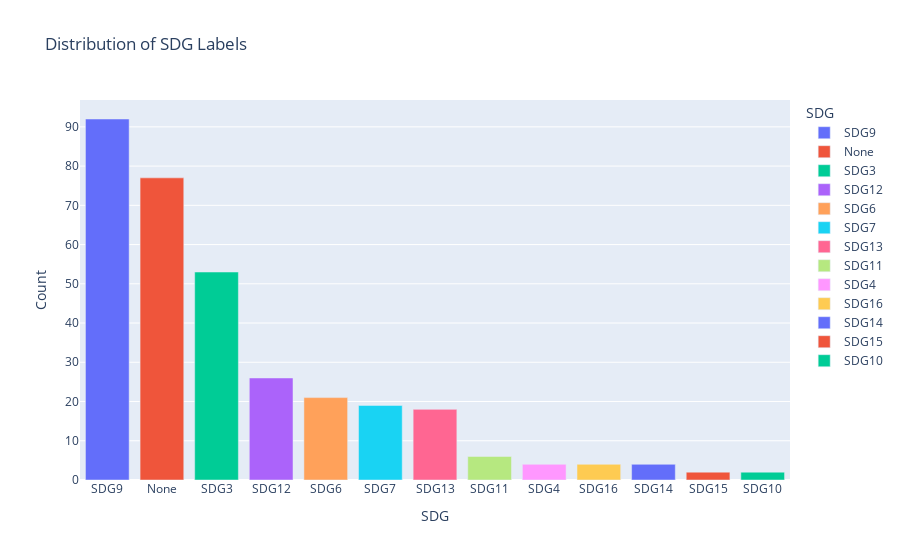
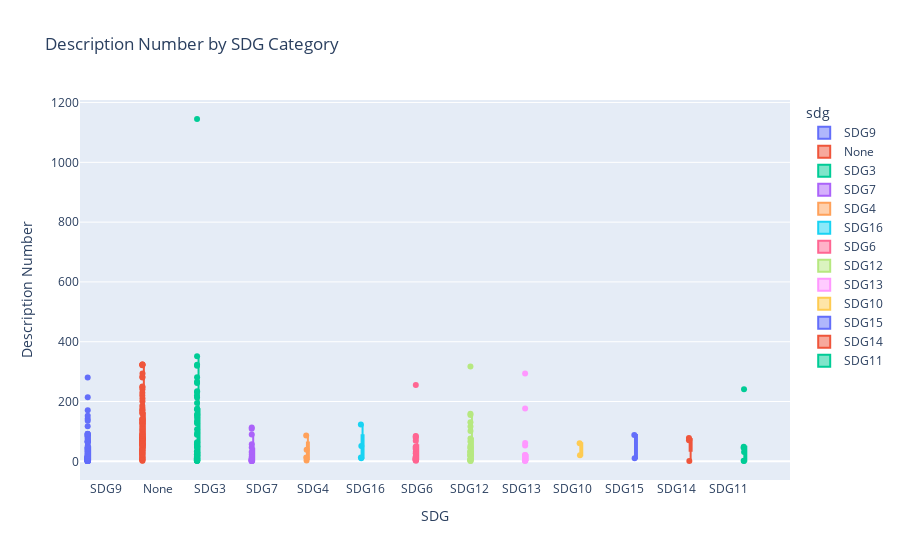
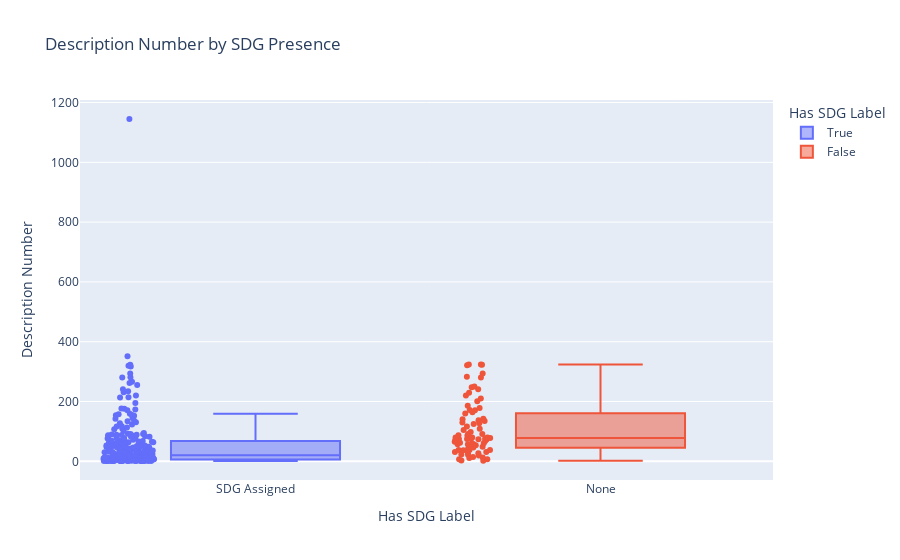

Here is the notebook cell these charts were saved with, in order:
### Code cell
import json
import pandas as pd
import plotly.express as px
import plotly.graph_objects as go
from scipy.stats import mannwhitneyu

def tesetset_distribution(testset_path):
    """
    Interactive distribution plot of SDG labels and boxplot of description_number using Plotly.

    Args:
        testset_path (str): Path to the testset file (JSONL format).
    """
    # --- Load data ---
    with open(testset_path, "r", encoding="utf-8") as f:
        data = [json.loads(line) for line in f]

    df = pd.DataFrame(data)

    # --- Plot 1: Interactive Bar Chart of SDG Labels ---
    df_sdg_counts = df["sdg"].value_counts().reset_index()
    df_sdg_counts.columns = ["sdg", "count"]

    fig_bar = px.bar(
        df_sdg_counts,
        x="sdg", y="count",
        title="Distribution of SDG Labels",
        labels={"sdg": "SDG", "count": "Count"},
        color="sdg"
    )
    fig_bar.show()

    # --- Plot 2: Interactive Boxplot of description_number by SDG ---
    fig_box = px.box(
        df[df["sdg"] != "Error"],
        x="sdg",
        y="description_number",
        title="Description Number by SDG Category",
        points="all",
        color="sdg"
    )
    fig_box.update_layout(
        xaxis_title="SDG",
        yaxis_title="Description Number",
        boxmode="group"
    )
    fig_box.show()

    # --- Test statistique: SDG vs None (Mann-Whitney) ---
    df["has_sdg"] = df["sdg"] != "None"
    group1 = df[df["has_sdg"] == False]["description_number"]
    group2 = df[df["has_sdg"] == True]["description_number"]

    stat, p = mannwhitneyu(group1, group2, alternative='two-sided')
    print(f"\nMann-Whitney U Test p-value: {p:.4f}")
    if p < 0.05:
        print("Significant difference in description_number between 'None' and SDG-assigned.")
    else:
        print("No significant difference in description_number between 'None' and SDG-assigned.")

    # --- Plot 3: Interactive Binary Boxplot ---
    fig_binary = px.box(
        df,
        x="has_sdg",
        y="description_number",
        color="has_sdg",
        title="Description Number by SDG Presence",
        points="all",
        labels={"has_sdg": "Has SDG Label", "description_number": "Description Number"}
    )
    fig_binary.update_xaxes(
        tickvals=[True, False],
        ticktext=["SDG Assigned", "None"]
    )
    fig_binary.show()


tesetset_distribution("../src/ai/testsets/testset_v3_en_labeled.jsonl")

### Figure 1 — Plotly figure (JSON) as saved in the notebook; plotly's stock layout.template omitted (floating-point values rounded to 4 significant figures)
{"data": [{"hovertemplate": "SDG=%{x}<br>Count=%{y}<extra></extra>", "legendgroup": "SDG9", "marker": {"color": "#636efa", "pattern": {"shape": ""}}, "name": "SDG9", "orientation": "v", "showlegend": true, "textposition": "auto", "type": "bar", "x": ["SDG9"], "xaxis": "x", "y": [92], "yaxis": "y"}, {"hovertemplate": "SDG=%{x}<br>Count=%{y}<extra></extra>", "legendgroup": "None", "marker": {"color": "#EF553B", "pattern": {"shape": ""}}, "name": "None", "orientation": "v", "showlegend": true, "textposition": "auto", "type": "bar", "x": ["None"], "xaxis": "x", "y": [77], "yaxis": "y"}, {"hovertemplate": "SDG=%{x}<br>Count=%{y}<extra></extra>", "legendgroup": "SDG3", "marker": {"color": "#00cc96", "pattern": {"shape": ""}}, "name": "SDG3", "orientation": "v", "showlegend": true, "textposition": "auto", "type": "bar", "x": ["SDG3"], "xaxis": "x", "y": [53], "yaxis": "y"}, {"hovertemplate": "SDG=%{x}<br>Count=%{y}<extra></extra>", "legendgroup": "SDG12", "marker": {"color": "#ab63fa", "pattern": {"shape": ""}}, "name": "SDG12", "orientation": "v", "showlegend": true, "textposition": "auto", "type": "bar", "x": ["SDG12"], "xaxis": "x", "y": [26], "yaxis": "y"}, {"hovertemplate": "SDG=%{x}<br>Count=%{y}<extra></extra>", "legendgroup": "SDG6", "marker": {"color": "#FFA15A", "pattern": {"shape": ""}}, "name": "SDG6", "orientation": "v", "showlegend": true, "textposition": "auto", "type": "bar", "x": ["SDG6"], "xaxis": "x", "y": [21], "yaxis": "y"}, {"hovertemplate": "SDG=%{x}<br>Count=%{y}<extra></extra>", "legendgroup": "SDG7", "marker": {"color": "#19d3f3", "pattern": {"shape": ""}}, "name": "SDG7", "orientation": "v", "showlegend": true, "textposition": "auto", "type": "bar", "x": ["SDG7"], "xaxis": "x", "y": [19], "yaxis": "y"}, {"hovertemplate": "SDG=%{x}<br>Count=%{y}<extra></extra>", "legendgroup": "SDG13", "marker": {"color": "#FF6692", "pattern": {"shape": ""}}, "name": "SDG13", "orientation": "v", "showlegend": true, "textposition": "auto", "type": "bar", "x": ["SDG13"], "xaxis": "x", "y": [18], "yaxis": "y"}, {"hovertemplate": "SDG=%{x}<br>Count=%{y}<extra></extra>", "legendgroup": "SDG11", "marker": {"color": "#B6E880", "pattern": {"shape": ""}}, "name": "SDG11", "orientation": "v", "showlegend": true, "textposition": "auto", "type": "bar", "x": ["SDG11"], "xaxis": "x", "y": [6], "yaxis": "y"}, {"hovertemplate": "SDG=%{x}<br>Count=%{y}<extra></extra>", "legendgroup": "SDG4", "marker": {"color": "#FF97FF", "pattern": {"shape": ""}}, "name": "SDG4", "orientation": "v", "showlegend": true, "textposition": "auto", "type": "bar", "x": ["SDG4"], "xaxis": "x", "y": [4], "yaxis": "y"}, {"hovertemplate": "SDG=%{x}<br>Count=%{y}<extra></extra>", "legendgroup": "SDG16", "marker": {"color": "#FECB52", "pattern": {"shape": ""}}, "name": "SDG16", "orientation": "v", "showlegend": true, "textposition": "auto", "type": "bar", "x": ["SDG16"], "xaxis": "x", "y": [4], "yaxis": "y"}, {"hovertemplate": "SDG=%{x}<br>Count=%{y}<extra></extra>", "legendgroup": "SDG14", "marker": {"color": "#636efa", "pattern": {"shape": ""}}, "name": "SDG14", "orientation": "v", "showlegend": true, "textposition": "auto", "type": "bar", "x": ["SDG14"], "xaxis": "x", "y": [4], "yaxis": "y"}, {"hovertemplate": "SDG=%{x}<br>Count=%{y}<extra></extra>", "legendgroup": "SDG15", "marker": {"color": "#EF553B", "pattern": {"shape": ""}}, "name": "SDG15", "orientation": "v", "showlegend": true, "textposition": "auto", "type": "bar", "x": ["SDG15"], "xaxis": "x", "y": [2], "yaxis": "y"}, {"hovertemplate": "SDG=%{x}<br>Count=%{y}<extra></extra>", "legendgroup": "SDG10", "marker": {"color": "#00cc96", "pattern": {"shape": ""}}, "name": "SDG10", "orientation": "v", "showlegend": true, "textposition": "auto", "type": "bar", "x": ["SDG10"], "xaxis": "x", "y": [2], "yaxis": "y"}], "layout": {"barmode": "relative", "legend": {"title": {"text": "SDG"}, "tracegroupgap": 0}, "title": {"text": "Distribution of SDG Labels"}, "xaxis": {"anchor": "y", "categoryarray": ["SDG9", "None", "SDG3", "SDG12", "SDG6", "SDG7", "SDG13", "SDG11", "SDG4", "SDG16", "SDG14", "SDG15", "SDG10"], "categoryorder": "array", "domain": [0, 1], "title": {"text": "SDG"}}, "yaxis": {"anchor": "x", "domain": [0, 1], "title": {"text": "Count"}}}}

### Figure 2 — Plotly figure (JSON) as saved in the notebook; plotly's stock layout.template omitted (floating-point values rounded to 4 significant figures)
{"data": [{"alignmentgroup": "True", "boxpoints": "all", "hovertemplate": "sdg=%{x}<br>description_number=%{y}<extra></extra>", "legendgroup": "SDG9", "marker": {"color": "#636efa"}, "name": "SDG9", "notched": false, "offsetgroup": "SDG9", "orientation": "v", "showlegend": true, "type": "box", "x": ["SDG9", "SDG9", "SDG9", "SDG9", "SDG9", "SDG9", "SDG9", "SDG9", "SDG9", "SDG9", "SDG9", "SDG9", "SDG9", "SDG9", "SDG9", "SDG9", "SDG9", "SDG9", "SDG9", "SDG9", "SDG9", "SDG9", "SDG9", "SDG9", "SDG9", "SDG9", "SDG9", "SDG9", "SDG9", "SDG9", "SDG9", "SDG9", "SDG9", "SDG9", "SDG9", "SDG9", "SDG9", "SDG9", "SDG9", "SDG9", "SDG9", "SDG9", "SDG9", "SDG9", "SDG9", "SDG9", "SDG9", "SDG9", "SDG9", "SDG9", "SDG9", "SDG9", "SDG9", "SDG9", "SDG9", "SDG9", "SDG9", "SDG9", "SDG9", "SDG9", "SDG9", "SDG9", "SDG9", "SDG9", "SDG9", "SDG9", "SDG9", "SDG9", "SDG9", "SDG9", "SDG9", "SDG9", "SDG9", "SDG9", "SDG9", "SDG9", "SDG9", "SDG9", "SDG9", "SDG9", "SDG9", "SDG9", "SDG9", "SDG9", "SDG9", "SDG9", "SDG9", "SDG9", "SDG9", "SDG9", "SDG9", "SDG9"], "x0": " ", "xaxis": "x", "y": [53, 171, 11, 5, 117, 1, 7, 8, 5, 9, 12, 4, 4, 84, 4, 77, 25, 38, 82, 87, 47, 74, 34, 5, 2, 42, 91, 280, 7, 13, 24, 4, 43, 14, 6, 1, 7, 18, 92, 8, 4, 5, 14, 19, 2, 13, 89, 64, 36, 12, 9, 1, 11, 9, 136, 4, 9, 1, 4, 18, 11, 7, 8, 68, 91, 66, 2, 6, 9, 1, 9, 9, 6, 1, 47, 5, 1, 11, 17, 41, 1, 15, 7, 1, 66, 32, 8, 65, 214, 28, 142, 152], "y0": " ", "yaxis": "y"}, {"alignmentgroup": "True", "boxpoints": "all", "hovertemplate": "sdg=%{x}<br>description_number=%{y}<extra></extra>", "legendgroup": "None", "marker": {"color": "#EF553B"}, "name": "None", "notched": false, "offsetgroup": "None", "orientation": "v", "showlegend": true, "type": "box", "x": ["None", "None", "None", "None", "None", "None", "None", "None", "None", "None", "None", "None", "None", "None", "None", "None", "None", "None", "None", "None", "None", "None", "None", "None", "None", "None", "None", "None", "None", "None", "None", "None", "None", "None", "None", "None", "None", "None", "None", "None", "None", "None", "None", "None", "None", "None", "None", "None", "None", "None", "None", "None", "None", "None", "None", "None", "None", "None", "None", "None", "None", "None", "None", "None", "None", "None", "None", "None", "None", "None", "None", "None", "None", "None", "None", "None", "None"], "x0": " ", "xaxis": "x", "y": [60, 14, 105, 229, 46, 68, 250, 324, 241, 109, 75, 38, 141, 125, 280, 201, 76, 178, 323, 130, 160, 98, 57, 23, 283, 7, 19, 3, 38, 80, 62, 142, 91, 294, 75, 57, 80, 74, 80, 78, 57, 28, 65, 7, 87, 172, 60, 91, 76, 73, 220, 321, 11, 86, 22, 127, 164, 49, 135, 31, 42, 2, 171, 210, 37, 248, 55, 186, 54, 70, 27, 31, 137, 38, 324, 13, 116], "y0": " ", "yaxis": "y"}, {"alignmentgroup": "True", "boxpoints": "all", "hovertemplate": "sdg=%{x}<br>description_number=%{y}<extra></extra>", "legendgroup": "SDG3", "marker": {"color": "#00cc96"}, "name": "SDG3", "notched": false, "offsetgroup": "SDG3", "orientation": "v", "showlegend": true, "type": "box", "x": ["SDG3", "SDG3", "SDG3", "SDG3", "SDG3", "SDG3", "SDG3", "SDG3", "SDG3", "SDG3", "SDG3", "SDG3", "SDG3", "SDG3", "SDG3", "SDG3", "SDG3", "SDG3", "SDG3", "SDG3", "SDG3", "SDG3", "SDG3", "SDG3", "SDG3", "SDG3", "SDG3", "SDG3", "SDG3", "SDG3", "SDG3", "SDG3", "SDG3", "SDG3", "SDG3", "SDG3", "SDG3", "SDG3", "SDG3", "SDG3", "SDG3", "SDG3", "SDG3", "SDG3", "SDG3", "SDG3", "SDG3", "SDG3", "SDG3", "SDG3", "SDG3", "SDG3", "SDG3"], "x0": " ", "xaxis": "x", "y": [47, 10, 320, 23, 27, 21, 134, 3, 173, 157, 323, 49, 2, 176, 154, 1145, 50, 146, 231, 61, 89, 3, 30, 23, 195, 220, 266, 8, 262, 95, 127, 2, 234, 213, 6, 34, 50, 281, 30, 3, 3, 351, 4, 64, 7, 29, 107, 6, 56, 3, 15, 20, 2], "y0": " ", "yaxis": "y"}, {"alignmentgroup": "True", "boxpoints": "all", "hovertemplate": "sdg=%{x}<br>description_number=%{y}<extra></extra>", "legendgroup": "SDG7", "marker": {"color": "#ab63fa"}, "name": "SDG7", "notched": false, "offsetgroup": "SDG7", "orientation": "v", "showlegend": true, "type": "box", "x": ["SDG7", "SDG7", "SDG7", "SDG7", "SDG7", "SDG7", "SDG7", "SDG7", "SDG7", "SDG7", "SDG7", "SDG7", "SDG7", "SDG7", "SDG7", "SDG7", "SDG7", "SDG7", "SDG7"], "x0": " ", "xaxis": "x", "y": [4, 46, 113, 3, 8, 1, 90, 57, 1, 1, 1, 10, 15, 23, 31, 3, 109, 8, 6], "y0": " ", "yaxis": "y"}, {"alignmentgroup": "True", "boxpoints": "all", "hovertemplate": "sdg=%{x}<br>description_number=%{y}<extra></extra>", "legendgroup": "SDG4", "marker": {"color": "#FFA15A"}, "name": "SDG4", "notched": false, "offsetgroup": "SDG4", "orientation": "v", "showlegend": true, "type": "box", "x": ["SDG4", "SDG4", "SDG4", "SDG4"], "x0": " ", "xaxis": "x", "y": [13, 39, 3, 86], "y0": " ", "yaxis": "y"}, {"alignmentgroup": "True", "boxpoints": "all", "hovertemplate": "sdg=%{x}<br>description_number=%{y}<extra></extra>", "legendgroup": "SDG16", "marker": {"color": "#19d3f3"}, "name": "SDG16", "notched": false, "offsetgroup": "SDG16", "orientation": "v", "showlegend": true, "type": "box", "x": ["SDG16", "SDG16", "SDG16", "SDG16"], "x0": " ", "xaxis": "x", "y": [123, 51, 13, 10], "y0": " ", "yaxis": "y"}, {"alignmentgroup": "True", "boxpoints": "all", "hovertemplate": "sdg=%{x}<br>description_number=%{y}<extra></extra>", "legendgroup": "SDG6", "marker": {"color": "#FF6692"}, "name": "SDG6", "notched": false, "offsetgroup": "SDG6", "orientation": "v", "showlegend": true, "type": "box", "x": ["SDG6", "SDG6", "SDG6", "SDG6", "SDG6", "SDG6", "SDG6", "SDG6", "SDG6", "SDG6", "SDG6", "SDG6", "SDG6", "SDG6", "SDG6", "SDG6", "SDG6", "SDG6", "SDG6", "SDG6", "SDG6"], "x0": " ", "xaxis": "x", "y": [7, 2, 7, 33, 85, 255, 4, 83, 27, 9, 10, 12, 48, 79, 13, 49, 16, 4, 42, 69, 4], "y0": " ", "yaxis": "y"}, {"alignmentgroup": "True", "boxpoints": "all", "hovertemplate": "sdg=%{x}<br>description_number=%{y}<extra></extra>", "legendgroup": "SDG12", "marker": {"color": "#B6E880"}, "name": "SDG12", "notched": false, "offsetgroup": "SDG12", "orientation": "v", "showlegend": true, "type": "box", "x": ["SDG12", "SDG12", "SDG12", "SDG12", "SDG12", "SDG12", "SDG12", "SDG12", "SDG12", "SDG12", "SDG12", "SDG12", "SDG12", "SDG12", "SDG12", "SDG12", "SDG12", "SDG12", "SDG12", "SDG12", "SDG12", "SDG12", "SDG12", "SDG12", "SDG12", "SDG12"], "x0": " ", "xaxis": "x", "y": [4, 1, 317, 4, 44, 18, 51, 32, 20, 34, 25, 131, 159, 21, 2, 9, 76, 46, 101, 5, 116, 66, 155, 19, 5, 31], "y0": " ", "yaxis": "y"}, {"alignmentgroup": "True", "boxpoints": "all", "hovertemplate": "sdg=%{x}<br>description_number=%{y}<extra></extra>", "legendgroup": "SDG13", "marker": {"color": "#FF97FF"}, "name": "SDG13", "notched": false, "offsetgroup": "SDG13", "orientation": "v", "showlegend": true, "type": "box", "x": ["SDG13", "SDG13", "SDG13", "SDG13", "SDG13", "SDG13", "SDG13", "SDG13", "SDG13", "SDG13", "SDG13", "SDG13", "SDG13", "SDG13", "SDG13", "SDG13", "SDG13", "SDG13"], "x0": " ", "xaxis": "x", "y": [10, 18, 16, 21, 14, 9, 4, 53, 2, 17, 2, 61, 3, 3, 21, 17, 294, 177], "y0": " ", "yaxis": "y"}, {"alignmentgroup": "True", "boxpoints": "all", "hovertemplate": "sdg=%{x}<br>description_number=%{y}<extra></extra>", "legendgroup": "SDG10", "marker": {"color": "#FECB52"}, "name": "SDG10", "notched": false, "offsetgroup": "SDG10", "orientation": "v", "showlegend": true, "type": "box", "x": ["SDG10", "SDG10"], "x0": " ", "xaxis": "x", "y": [20, 60], "y0": " ", "yaxis": "y"}, {"alignmentgroup": "True", "boxpoints": "all", "hovertemplate": "sdg=%{x}<br>description_number=%{y}<extra></extra>", "legendgroup": "SDG15", "marker": {"color": "#636efa"}, "name": "SDG15", "notched": false, "offsetgroup": "SDG15", "orientation": "v", "showlegend": true, "type": "box", "x": ["SDG15", "SDG15"], "x0": " ", "xaxis": "x", "y": [10, 88], "y0": " ", "yaxis": "y"}, {"alignmentgroup": "True", "boxpoints": "all", "hovertemplate": "sdg=%{x}<br>description_number=%{y}<extra></extra>", "legendgroup": "SDG14", "marker": {"color": "#EF553B"}, "name": "SDG14", "notched": false, "offsetgroup": "SDG14", "orientation": "v", "showlegend": true, "type": "box", "x": ["SDG14", "SDG14", "SDG14", "SDG14"], "x0": " ", "xaxis": "x", "y": [72, 78, 1, 70], "y0": " ", "yaxis": "y"}, {"alignmentgroup": "True", "boxpoints": "all", "hovertemplate": "sdg=%{x}<br>description_number=%{y}<extra></extra>", "legendgroup": "SDG11", "marker": {"color": "#00cc96"}, "name": "SDG11", "notched": false, "offsetgroup": "SDG11", "orientation": "v", "showlegend": true, "type": "box", "x": ["SDG11", "SDG11", "SDG11", "SDG11", "SDG11", "SDG11"], "x0": " ", "xaxis": "x", "y": [45, 49, 2, 1, 241, 31], "y0": " ", "yaxis": "y"}], "layout": {"boxmode": "group", "legend": {"title": {"text": "sdg"}, "tracegroupgap": 0}, "title": {"text": "Description Number by SDG Category"}, "xaxis": {"anchor": "y", "categoryarray": ["SDG9", "None", "SDG3", "SDG7", "SDG4", "SDG16", "SDG6", "SDG12", "SDG13", "SDG10", "SDG15", "SDG14", "SDG11"], "categoryorder": "array", "domain": [0, 1], "title": {"text": "SDG"}}, "yaxis": {"anchor": "x", "domain": [0, 1], "title": {"text": "Description Number"}}}}

### Figure 3 — Plotly figure (JSON) as saved in the notebook; plotly's stock layout.template omitted (floating-point values rounded to 4 significant figures; data arrays with more than 128 entries replaced by an {"elided": "..."} marker saying what was removed)
{"data": [{"alignmentgroup": "True", "boxpoints": "all", "hovertemplate": "Has SDG Label=%{x}<br>Description Number=%{y}<extra></extra>", "legendgroup": "True", "marker": {"color": "#636efa"}, "name": "True", "notched": false, "offsetgroup": "True", "orientation": "v", "showlegend": true, "type": "box", "x": {"elided": "251 bool values"}, "x0": " ", "xaxis": "x", "y": {"elided": "251 int values"}, "y0": " ", "yaxis": "y"}, {"alignmentgroup": "True", "boxpoints": "all", "hovertemplate": "Has SDG Label=%{x}<br>Description Number=%{y}<extra></extra>", "legendgroup": "False", "marker": {"color": "#EF553B"}, "name": "False", "notched": false, "offsetgroup": "False", "orientation": "v", "showlegend": true, "type": "box", "x": [false, false, false, false, false, false, false, false, false, false, false, false, false, false, false, false, false, false, false, false, false, false, false, false, false, false, false, false, false, false, false, false, false, false, false, false, false, false, false, false, false, false, false, false, false, false, false, false, false, false, false, false, false, false, false, false, false, false, false, false, false, false, false, false, false, false, false, false, false, false, false, false, false, false, false, false, false], "x0": " ", "xaxis": "x", "y": [60, 14, 105, 229, 46, 68, 250, 324, 241, 109, 75, 38, 141, 125, 280, 201, 76, 178, 323, 130, 160, 98, 57, 23, 283, 7, 19, 3, 38, 80, 62, 142, 91, 294, 75, 57, 80, 74, 80, 78, 57, 28, 65, 7, 87, 172, 60, 91, 76, 73, 220, 321, 11, 86, 22, 127, 164, 49, 135, 31, 42, 2, 171, 210, 37, 248, 55, 186, 54, 70, 27, 31, 137, 38, 324, 13, 116], "y0": " ", "yaxis": "y"}], "layout": {"boxmode": "overlay", "legend": {"title": {"text": "Has SDG Label"}, "tracegroupgap": 0}, "title": {"text": "Description Number by SDG Presence"}, "xaxis": {"anchor": "y", "categoryarray": [true, false], "categoryorder": "array", "domain": [0, 1], "ticktext": ["SDG Assigned", "None"], "tickvals": [true, false], "title": {"text": "Has SDG Label"}}, "yaxis": {"anchor": "x", "domain": [0, 1], "title": {"text": "Description Number"}}}}
